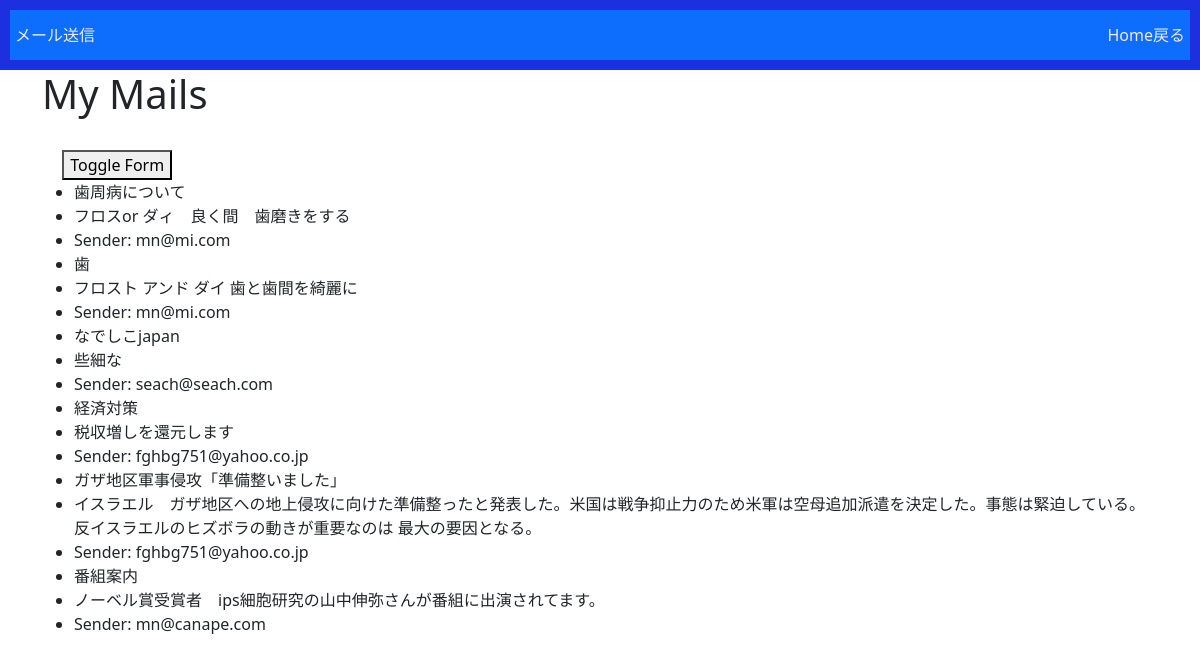
The page /myapp/mymail/list/ on the database its author committed.
### myapp/models.py (models this page shows, shortened)
class MyMail(models.Model):  # MyMail という名前のモデルを作成する
    subject = models.CharField(max_length=255)
    message = models.TextField()
    sender = models.EmailField()
    timestamp = models.DateTimeField(auto_now_add=True)

### myapp/views.py (the view)
# urls.py: path('mymail/list/', views.mymail_list, name='mymail_list'),
def mymail_list(request):
    search_param = request.GET.get('search', '')
    print("search パラメータの値:", search_param)
    search_form = MyMailForm(request.GET)
    objects = MyMail.objects.all()
    if search_form.is_valid() and search_form.cleaned_data['search']:
        search_term = search_form.cleaned_data['search']
        objects = objects.filter(subject__icontains=search_term)
    context = {'object_list': objects, 'search_form': search_form}
    return render(request, 'myapp/mymail_list.html', context)

### myapp/templates/myapp/mymail_list.html (shortened to what this page needs)
{% extends "base.html" %}
{% block content %}
  <header>
    <nav class="navbar navbar-dark bg-primary">
    <a href="{% url 'mymail_form' %}">メール送信</a>
    <a href="{% url 'myapp-list' %}">Home戻る</a>
  </nav></header>
  <div class="container">
  <h1>My Mails</h1>
<BR>&emsp;
<button id="toggle-form">Toggle Form</button>
  {% if object_list %}
    <ul>
      {% for obj in object_list %}
        <li>{{ obj.subject }}</li>
        <li>{{ obj.message }}</li>
        <li>Sender: {{ obj.sender }}</li>
      {% endfor %}
    </ul>
  {% else %}
    <p>No matching mails found.</p>
  {% endif %}
{% endblock %}

### static_local/css/header.css (style rules this page uses)
body { font-family: Arial, sans-serif; margin-left: 50px; padding: 0; }
header { background-color: #1c30e0; color: #ede5e5; padding: 10px; text-align: center; }
nav a { color: #eeeaea; text-decoration: none; padding: 5px; }

### static_local/css/footer.css (style rules this page uses)
html { position: relative; min-height: 100%; padding-bottom: 200px; box-sizing: border-box; }

### rows shown on the page
MyMail: subject "歯周病について", message "フロスor ダィ 良く間 歯磨きをする", sender "mn@mi.com"
MyMail: subject "歯", message "フロスト アンド ダイ 歯と歯間を綺麗に", sender "mn@mi.com"
MyMail: subject "なでしこjapan", message "些細な", sender "seach@seach.com"
MyMail: subject "経済対策", message "税収増しを還元します", sender "fghbg751@yahoo.co.jp"
MyMail: subject "ガザ地区軍事侵攻「準備整いました」", message "イスラエル ガザ地区への地上侵攻に向けた準備整ったと発表した。米国は戦争抑止力のため米軍は空母追加派遣を決定した。事態は緊迫している。反イスラエルのヒズボラの動きが重要なのは 最大の要因となる。", sender "fghbg751@yahoo.co.jp"
MyMail: subject "番組案内", message "ノーベル賞受賞者 ips細胞研究の山中伸弥さんが番組に出演されてます。", sender "mn@canape.com"
